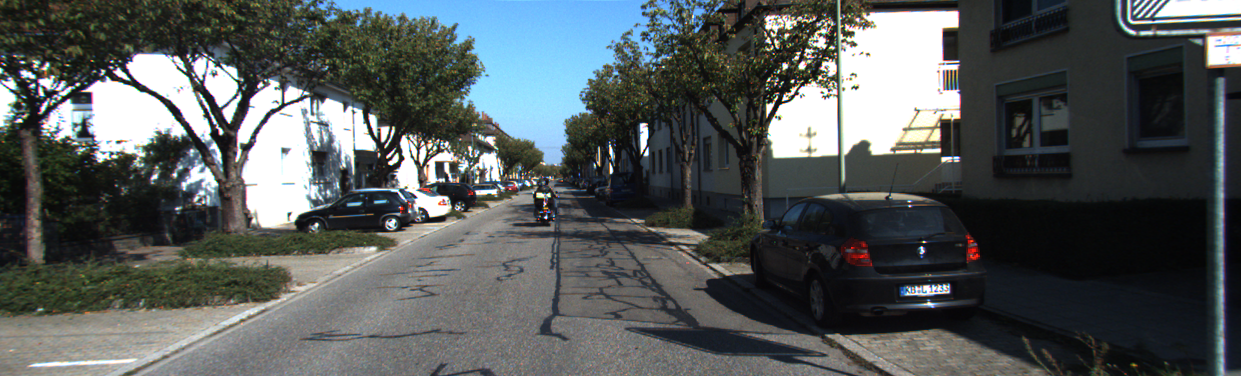
#> input picture images/t0_left.png, 1241 x 376 px, found by its file name
$ python disparity_map_to_depth_map.py
#> lines starting #> are read from the running program, lines starting #| are printed output that depends on the picture
### disparity_map.py
"""
Reference Documents:
https://sites.google.com/site/5kk73gpu2010/assignments/stereo-vision#TOC-Update-Disparity-Map
https://www.intelrealsense.com/stereo-depth-vision-basics/
"""

import cv2
import numpy as np
from matplotlib import pyplot as plt


def preprocess_frame(path):
    """reads and pre-processes the image

    Arguments:
        path {str} -- path to image

    Returns:
        numpy.ndarray -- image
    """
    image = cv2.imread(path)
#> image is the input picture: shape (376, 1241, 3); mean B, G, R 89.8, 89.7, 84.4
    image = cv2.cvtColor(image, cv2.COLOR_RGB2GRAY)
#> image: shape (376, 1241)
    image = cv2.equalizeHist(image)
    return image


# [60 lines left out: function calculate_disparity_iterative, not called in this run]


def calculate_disparity_matrix(left_path,
                               right_path,
                               num_disparities=64,
                               block=15):
    """calculates the disparities between 2 images using convolutions and matrix math

    Arguments:
        left_path {str} -- path to left image
        right_path {str} -- path to right image

    Keyword Arguments:
        num_disparities {int} -- number of disparities to account for (default: {64})
        block {int} -- block size of kernel or window for calculating SAD (default: {15})

    Returns:
        numpy.ndarray -- the disparity map
    """
    left_image = preprocess_frame(left_path)
    right_image = preprocess_frame(right_path)
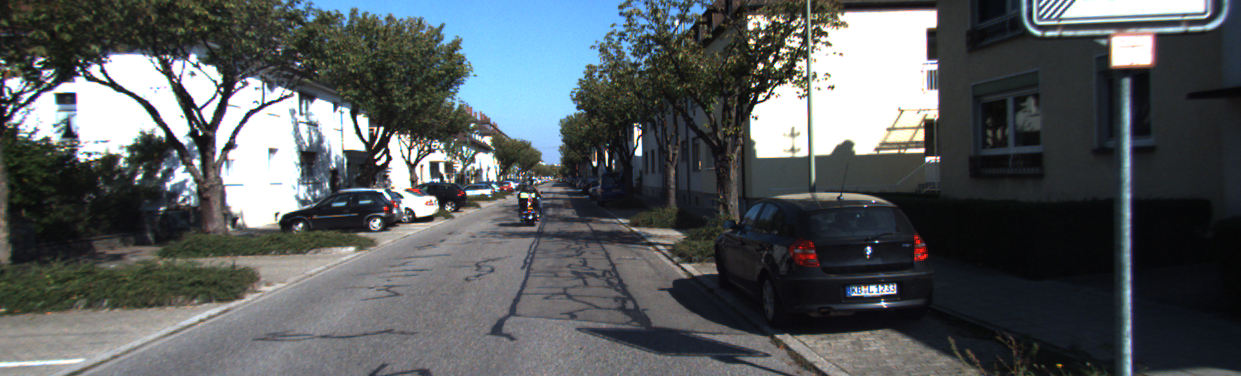
#> input picture images/t0_right.png, 1241 x 376 px, found by its file name
#> in preprocess_frame, image is the input picture: shape (376, 1241, 3); mean B, G, R 93.7, 91.3, 86.3
#> in preprocess_frame (call 2), `image = cv2.equalizeHist(image)`:
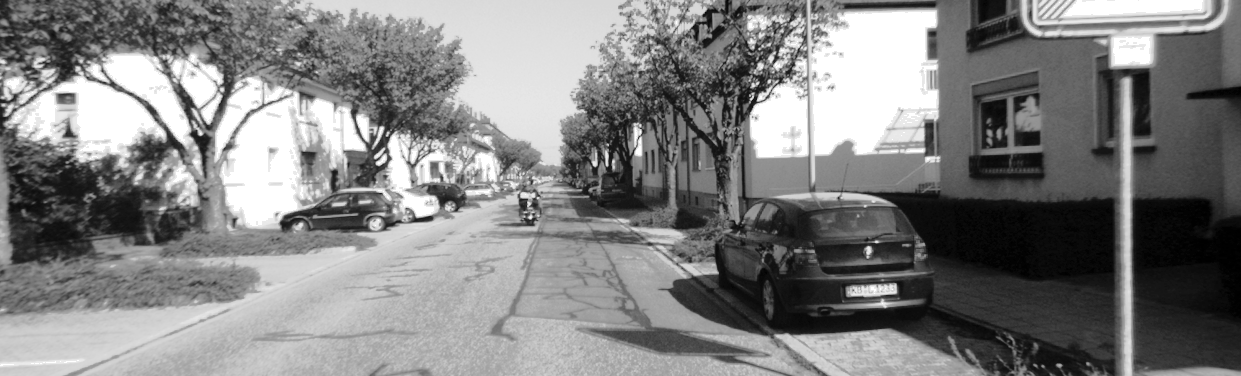
#> image: shape (376, 1241); min 0, max 255, mean 129
    rows, cols = left_image.shape
#> rows = 376; cols = 1241

    kernel = np.ones([block, block]) / block

    disparity_maps = np.zeros(
        [left_image.shape[0], left_image.shape[1], num_disparities])
    for d in range(0, num_disparities):
        # shift image
        translation_matrix = np.float32([[1, 0, d], [0, 1, 0]])
        shifted_image = cv2.warpAffine(
            right_image, translation_matrix,
            (right_image.shape[1], right_image.shape[0]))
        # calculate squared differences
        SAD = abs(np.float32(left_image) - np.float32(shifted_image))
        # convolve with kernel and find SAD at each point
        filtered_image = cv2.filter2D(SAD, -1, kernel)
        disparity_maps[:, :, d] = filtered_image
#> this loop made 64 passes
#> pass 1, in calculate_disparity_matrix, `filtered_image = cv2.filter2D(SAD, -1, kernel)`:
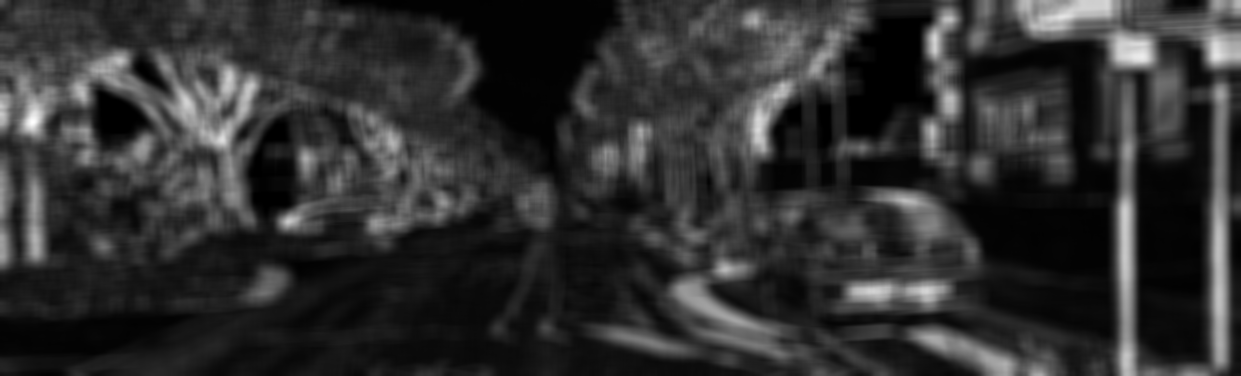
#> filtered_image: shape (376, 1241) float32; min -6.82e-13, max 2879.5, mean 548.1; drawn with min black and max white
#> after the loop:
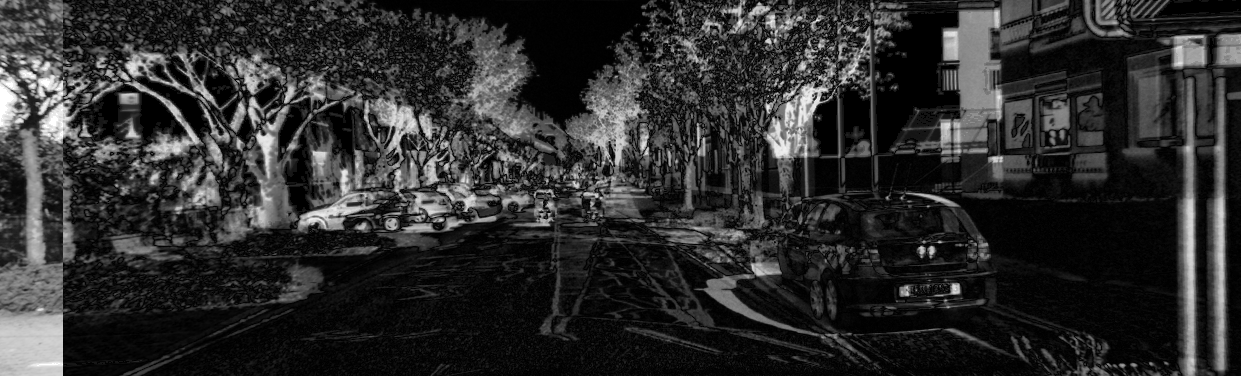
#> SAD: shape (376, 1241) float32; min 0, max 255, mean 45.2
#> after the loop:
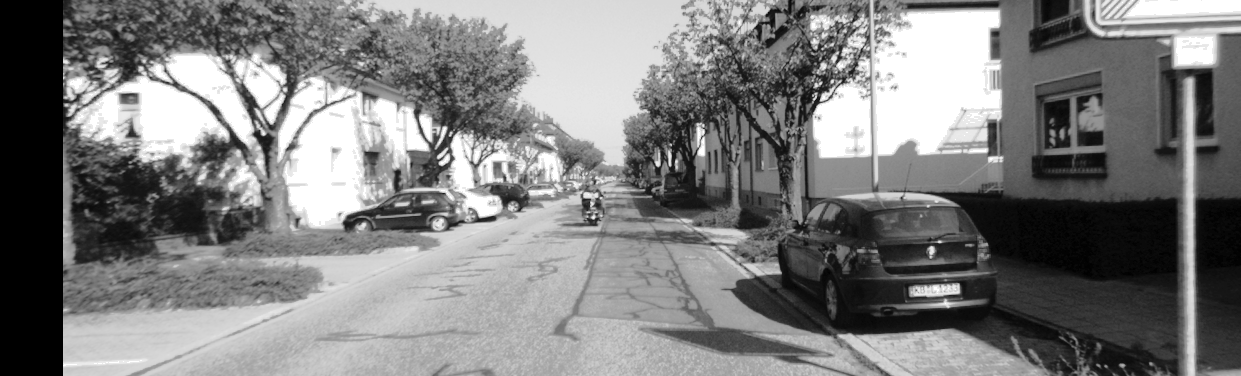
#> shifted_image: shape (376, 1241); min 0, max 255, mean 126

    disparity = np.argmin(disparity_maps, axis=2)
    disparity = np.uint8(disparity * 255 / num_disparities)
    return cv2.equalizeHist(disparity)
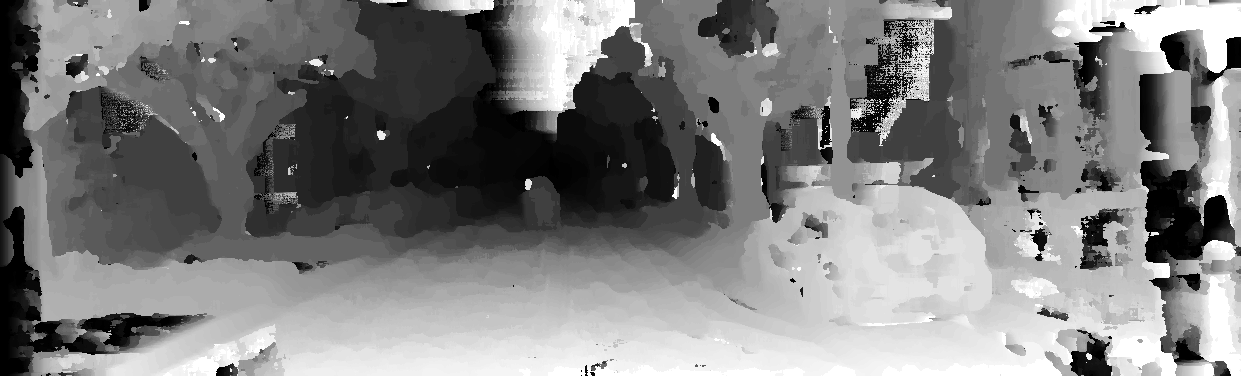
#> returned value: shape (376, 1241); min 0, max 255, mean 126.9


# [33 lines left out: functions calculate_disparity_inbuilt, plot_disparity, not called in this run]

### disparity_map_to_depth_map.py
import cv2
import numpy as np
from disparity_map import (calculate_disparity_inbuilt,
                           calculate_disparity_iterative,
                           calculate_disparity_matrix)
from matplotlib import pyplot as plt
from matplotlib import cm
from mpl_toolkits.mplot3d import Axes3D


def plot_depth(depth):
    """plots the depth map in 3D

    Arguments:
        depth {numpy.ndarray} -- the depth map
    """
    xx, yy = np.meshgrid(np.linspace(
        0, 1, depth.shape[0]), np.linspace(0, 1, depth.shape[1]))
    fig = plt.figure()
    ax = fig.gca(projection='3d')
    surf = ax.plot_surface(xx, yy, depth.T, cmap=cm.coolwarm,
                           linewidth=0, antialiased=False)
    plt.show()


def calculate_depth_map(disparity, distance_cameras, depth_unit, fx):
    """calculates the depth map given a disparity map

    Arguments:
        disparity {numpy.ndarray} -- disparity map of the 2 stereo images
        distance_cameras {float} -- the distance between the 2 stereo cameras
        depth_unit {float} -- the unit of depth in meters
        fx {float} -- the focal length of the camera
    """
#> called with distance_cameras = 54.8, depth_unit = 0.001, fx = 942.8
    depth = np.zeros(disparity.shape).astype(float)
    depth[disparity > 0] = (fx * distance_cameras) / \
        (depth_unit * disparity[disparity > 0])
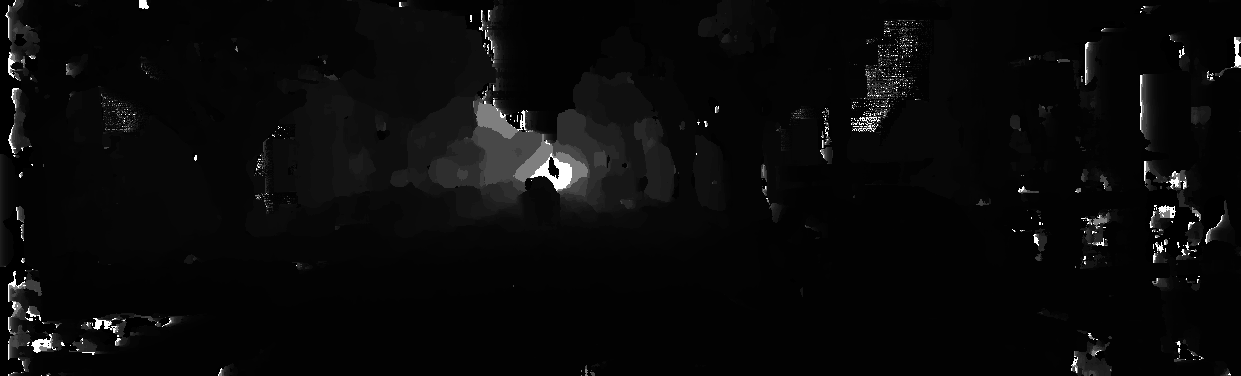
#> depth: shape (376, 1241) float64; min 0, max 25832720, mean 1042044.2; drawn with min black and max white
    return depth


if __name__ == '__main__':
    left = '/home/sahib/src/photogrammetry/images/t0_left.png'
    right = '/home/sahib/src/photogrammetry/images/t0_right.png'
    disparity_map = calculate_disparity_matrix(left, right)
    plt.imshow(disparity_map, 'gray')
    plt.show()
    depth = calculate_depth_map(disparity_map, 54.8, 0.001, 942.8)
#> (the run stopped early here; a loop or call above may not have finished)
